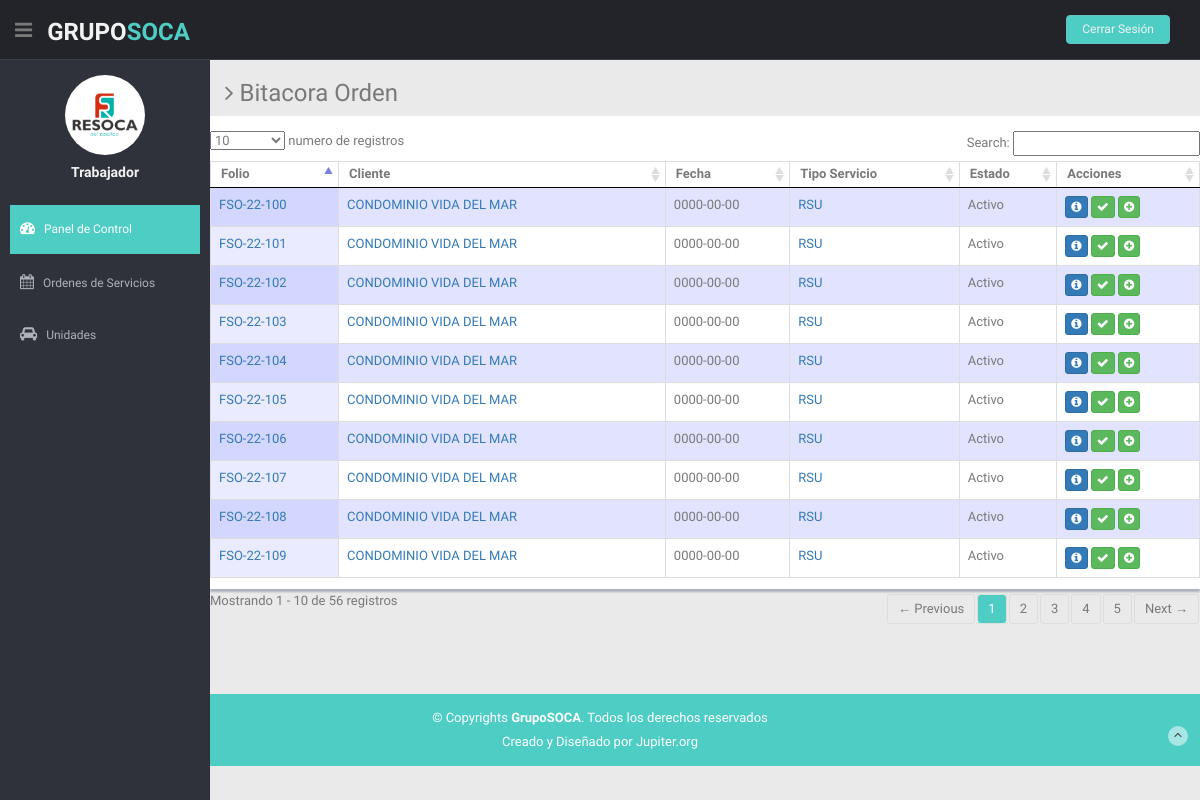
Page /Trabajador/listar_orden.php on the committed database.
### tables this page shows
CREATE TABLE `ordenes` (
  `id` int(11) NOT NULL,
  `cliente` int(11) NOT NULL,
  `encargado` varchar(75) NOT NULL,
  `cargo` varchar(75) NOT NULL,
  `servicio` int(11) NOT NULL,
  `fecha` date NOT NULL,
  `hora` varchar(50) NOT NULL,
  `cantidad` varchar(4) NOT NULL,
  `unidad` varchar(15) NOT NULL,
  `concepto` varchar(40) NOT NULL,
  `manifiesto` varchar(15) NOT NULL,
  `factura` varchar(15) NOT NULL,
  `unidadasig` varchar(25) NOT NULL,
  `estado` varchar(15) NOT NULL,
  `creado` date NOT NULL DEFAULT current_timestamp()
);

CREATE TABLE `clientes` (
  `id` int(11) NOT NULL,
  `nombre` varchar(75) NOT NULL,
  `nra` varchar(15) NOT NULL,
  `telefono` varchar(10) DEFAULT NULL,
  `email` varchar(100) NOT NULL,
  `area` varchar(30) DEFAULT NULL,
  `fecha_corte` varchar(20) NOT NULL,
  `rfc` varchar(13) NOT NULL,
  `dir` varchar(150) DEFAULT NULL,
  `cp` varchar(5) DEFAULT NULL,
  `nombre_representante` varchar(50) NOT NULL,
  `cargo` varchar(50) NOT NULL,
  `tel_representante` varchar(10) NOT NULL,
  `email_representante` varchar(100) NOT NULL,
  `user` varchar(40) NOT NULL,
  `pwd` varchar(150) NOT NULL,
  `creado` timestamp NOT NULL DEFAULT current_timestamp()
);

CREATE TABLE `servicios` (
  `id` int(11) NOT NULL,
  `nombre` varchar(50) NOT NULL,
  `tipo` varchar(20) NOT NULL,
  `descripcion` varchar(150) NOT NULL,
  `supervisor` varchar(50) NOT NULL,
  `operador` varchar(50) NOT NULL,
  `auxiliar` varchar(50) NOT NULL,
  `modelo` varchar(50) NOT NULL,
  `placas` varchar(10) NOT NULL,
  `destinofinal` varchar(50) NOT NULL,
  `ubicacion` varchar(50) NOT NULL,
  `material` varchar(150) NOT NULL,
  `equipo` varchar(150) NOT NULL,
  `creado` timestamp NOT NULL DEFAULT current_timestamp()
);

### Trabajador/listar_orden.php (the view, shortened to what this page needs)
<?php
include 'php/conexion.php';
?>
<!DOCTYPE html>
<html lang="en">
<head>
  <?php include 'templates/head.php'; ?>
</head>
<body>
  <section id="container">
    <?php include 'templates/nav.php'; ?>
    <section id="main-content">
      <section class="wrapper">
        <h3><i class="fa fa-angle-right"></i> Bitacora Orden</h3>
        <div class="row mb">
          <div class="content-panel">
            <div class="adv-table">
              <table cellpadding="0" cellspacing="0" border="0" class="display table table-bordered" id="hidden-table-info">
                <thead>
                  <tr>
                    <th>Folio</th>
                    <th>Cliente</th>
                    <th class="hidden-phone">Fecha</th>
                    <th class="hidden-phone">Tipo Servicio</th>
                    <th class="hidden-phone">Estado</th>
                    <th>Acciones</th>
                  </tr>
                </thead>
                <tbody>
                  <?php
                  $sql = "SELECT * FROM ordenes order by id ASC";
                  $resultado = $conexion->query($sql);
                  while ($mostrar = mysqli_fetch_array($resultado)) {
                  ?>
                    <tr>
                      <td><a href="./detalles_orden.php?id_orden=<?php echo $mostrar['id']  ?>"><?php echo 'FSO-22-' . $mostrar['id'] ?></a></td>
                      <td><a href="./detalles_cliente.php?id_cliente=<?php echo $mostrar['cliente']  ?>"><?php
                                                                                                          $sql1 = "SELECT * FROM clientes WHERE id='" . $mostrar['cliente'] . "'";
                                                                                                          $result1 = mysqli_query($conexion, $sql1);
                                                                                                          if ($Row = mysqli_fetch_array($result1)) {
                                                                                                            $nombre = $Row['nombre'];
                                                                                                          }
                                                                                                          echo $nombre;
                                                                                                          ?></a></td>
                      <td><?php echo $mostrar['fecha'] ?></td>
                      <td><a href="./detalles_servicio.php?id_cliente=<?php echo $mostrar['servicio']  ?>"><?php
                                                                                                            $sql1 = "SELECT * FROM servicios WHERE id='" . $mostrar['servicio'] . "'";
                                                                                                            $result1 = mysqli_query($conexion, $sql1);
                                                                                                            if ($Row = mysqli_fetch_array($result1)) {
                                                                                                              $nombre = $Row['nombre'];
                                                                                                            }
                                                                                                            echo $nombre;
                                                                                                            ?></td>
                      <td><?php echo $mostrar['estado'] ?></a></td>
                      <td>
                        <a onclick="crearPDF(<?php echo $mostrar['id']; ?>)" title="Más Información" class="btn btn-primary btn-xs"><i class="fa fa-info-circle"></i></a>
                        <a href="./confirmacion.php?id=<?php echo $mostrar['id']  ?>" title="Confirmar Orden" class="btn btn-success btn-xs"><i class="fa fa-check"></i></a>
                        <a href="./registro_evidencias.php?id=<?php echo $mostrar['id']  ?>" title="Subir Evidencias" class="btn btn-success btn-xs"><i class="fa fa-plus-circle"></i></a>
                      </td>
                    </tr>
                  <?php
                  }
                  ?>
                </tbody>
              </table>
            </div>
          </div>
        </div>
      </section>
    </section>
    <?php include 'templates/footer.php'; ?>../assets/
  </section>
</body>
</html>

### assets/css/style.css (style rules this page uses)
body { color: #797979; background: #eaeaea; font-family: 'Ruda', sans-serif; padding: 0px !important; margin: 0px !important; font-size:13px; }
a, a:hover, a:focus { text-decoration: none; outline: none; }
#container { width: 100%; height: 100%; }
.mb { margin-bottom: 25px; }
#main-content { margin-left: 210px; }
.wrapper { display: inline-block; margin-top: 60px; padding-left: 15px; padding-right: 15px; padding-bottom: 15px; padding-top: 0px; width: 100%; }
.content-panel { background: #ffffff; box-shadow: 0px 3px 2px #aab2bd; padding-top: 15px; padding-bottom: 5px; }

### rows in the picture
ordenes: id "100", clientes.nombre "CONDOMINIO VIDA DEL MAR", fecha "0000-00-00", servicios.nombre "RSU", estado "Activo"
ordenes: id "101", clientes.nombre "CONDOMINIO VIDA DEL MAR", fecha "0000-00-00", servicios.nombre "RSU", estado "Activo"
ordenes: id "102", clientes.nombre "CONDOMINIO VIDA DEL MAR", fecha "0000-00-00", servicios.nombre "RSU", estado "Activo"
ordenes: id "103", clientes.nombre "CONDOMINIO VIDA DEL MAR", fecha "0000-00-00", servicios.nombre "RSU", estado "Activo"
ordenes: id "104", clientes.nombre "CONDOMINIO VIDA DEL MAR", fecha "0000-00-00", servicios.nombre "RSU", estado "Activo"
ordenes: id "105", clientes.nombre "CONDOMINIO VIDA DEL MAR", fecha "0000-00-00", servicios.nombre "RSU", estado "Activo"
ordenes: id "106", clientes.nombre "CONDOMINIO VIDA DEL MAR", fecha "0000-00-00", servicios.nombre "RSU", estado "Activo"
ordenes: id "107", clientes.nombre "CONDOMINIO VIDA DEL MAR", fecha "0000-00-00", servicios.nombre "RSU", estado "Activo"
ordenes: id "108", clientes.nombre "CONDOMINIO VIDA DEL MAR", fecha "0000-00-00", servicios.nombre "RSU", estado "Activo"
ordenes: id "109", clientes.nombre "CONDOMINIO VIDA DEL MAR", fecha "0000-00-00", servicios.nombre "RSU", estado "Activo"
